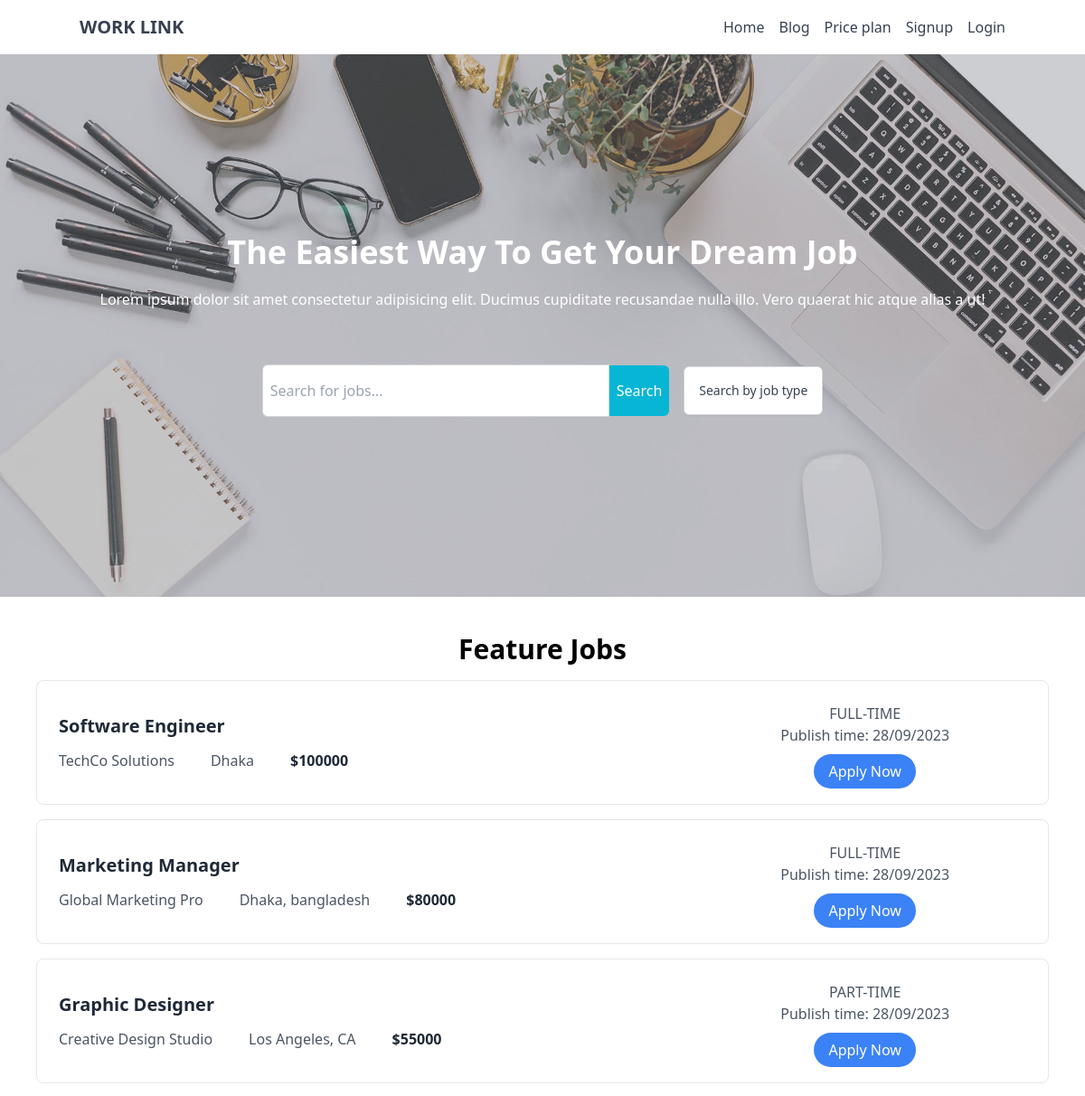
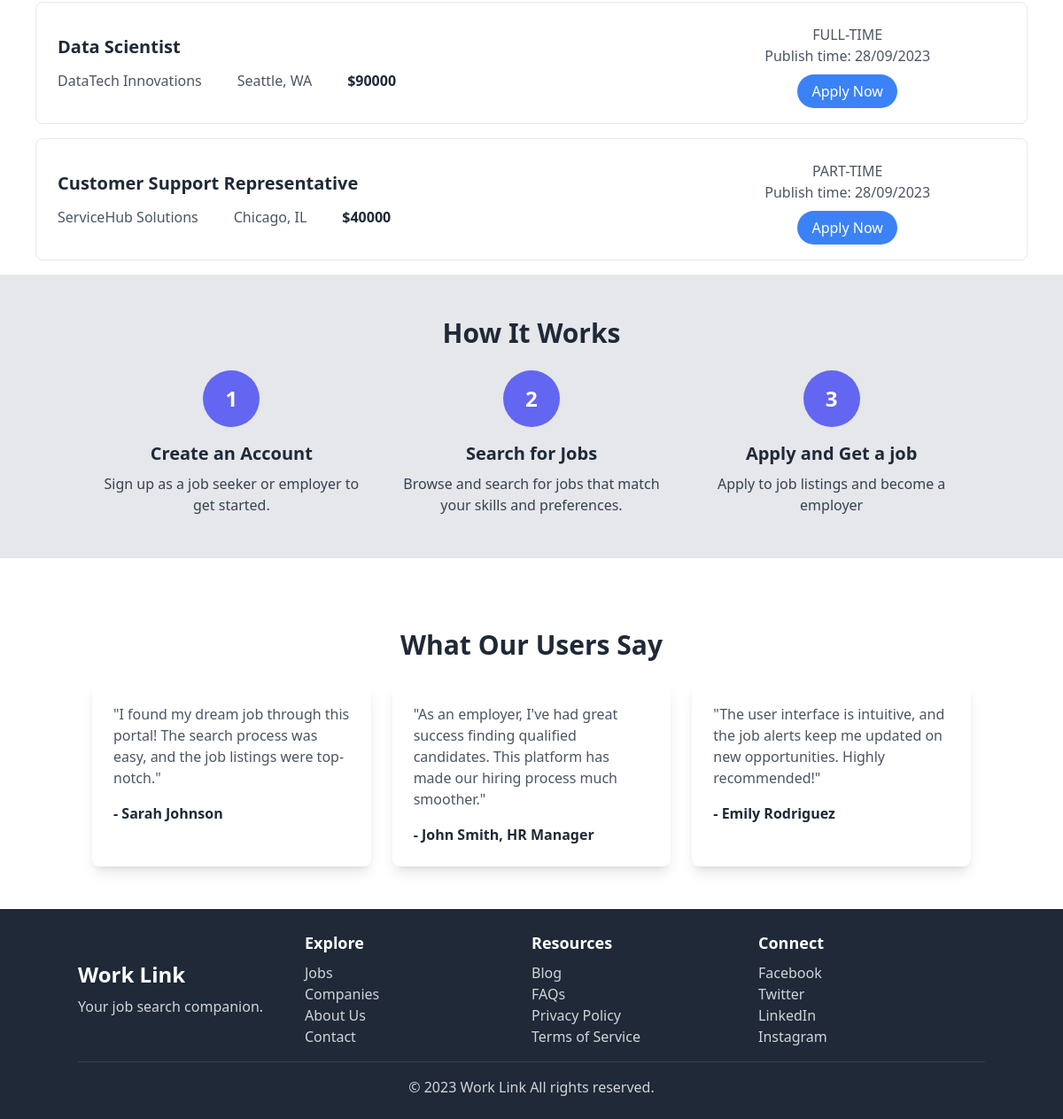
The page / on the database its author committed (2 pictures, top to bottom).
### dashboard/models.py (models this page shows, shortened)
class JobPostModel(models.Model):
    user = models.ForeignKey(User, on_delete=models.CASCADE)
    title = models.CharField(max_length=50)
    company = models.CharField(max_length=50, unique=True)
    location = models.CharField(max_length=50)
    job_type = models.CharField(choices=JOB_TYPE, max_length=50)
    salary = models.IntegerField()
    description = models.TextField(max_length=100)
    publish_date = models.DateTimeField(auto_now_add=True)

### core/views.py (the view, shortened to what this page needs)
# urls.py: path('', views.home, name='home'),
def home(request):
    job_list = JobPostModel.objects.all()
    search_item = request.GET.get('search')
    job = request.GET.get('job')
    if search_item:
        job_list = JobPostModel.objects.filter(title__icontains = search_item)
    elif job == 'All':
        job_list = JobPostModel.objects.all()
    elif job:
        job_list = JobPostModel.objects.filter(job_type = job)
    job_type = ['All']
    for item  in JOB_TYPE:
        job_type.append(item[0])
    response = render(request, 'home.html', {'data': job_list, 'job_type': job_type})
    response.delete_cookie('price_plan')
    return response

### accounts/context_processors.py (called while the page is built)
def register_info(request):
    if not isinstance(request.user, AnonymousUser):
        try:
            register_info = RegisterInfoModel.objects.get(user=request.user)
        except RegisterInfoModel.DoesNotExist:
            register_info = None
        return {'register_info': register_info}
    else:
        return {'register_info': None}

### price_plan/context_processors.py (called while the page is built)
def payment_info(request):
    try:
        payment_info = PricePlanModel.objects.get(user = request.user)
    except:
        payment_info = None
    return {'payment_info': payment_info}

### core/templates/home.html (shortened to what this page needs)
{% extends "base.html" %} {% load static %} {% block title %} Home {% endblock title %}
{% block content %}
<div
  style="
    background-image: url('/static/images/job_portal_banner.jpg');
    background-size: cover;
    background-repeat: no-repeat;
    height: 600px;
    position: relative;
  "
>
  <div class="h-[600px] flex items-center z-10 justify-center relative">
    <div class="absolute inset-0 bg-[#7f848c] opacity-40"></div>
    <div class="text-center relative">
      <h3 class="text-4xl text-white font-bold">
        The Easiest Way To Get Your Dream Job
      </h3>
      <p class="text-white mx-auto py-5">
        Lorem ipsum dolor sit amet consectetur adipisicing elit. Ducimus
        cupiditate recusandae nulla illo. Vero quaerat hic atque alias a ut!
      </p>
      <div class="flex items-center justify-center">
        <form action="" method="get">
          <div class="flex items-center justify-center mt-10">
            <input
              type="text"
              name="search"
              placeholder="Search for jobs..."
              class="pl-2 py-4 border rounded-l-md border-gray-300 w-96 focus:outline-none"
            />
            <button
              type="submit"
              class="bg-cyan-500 text-white px-2 py-4 rounded-r-md"
            >
              Search
            </button>
          </div>
        </form>
        <div class="relative inline-block text-left mt-10 ml-4">
          <button
            id="dropdown-button"
            type="button"
            class="px-4 py-4 text-sm font-medium text-gray-700 bg-white border border-gray-300 rounded-md shadow-sm hover:bg-gray-100 focus:outline-none focus:ring-2 focus:ring-offset-2 focus:ring-offset-gray-100 focus:ring-indigo-500"
          >
            Search by job type
          </button>
        </div>
      </div>
    </div>
  </div>
</div>
<h3 class="mt-10 text-3xl font-bold text-center">Feature Jobs</h3>
{% for item in data %}
<div class="bg-white rounded-lg border mx-10 p-6 my-4">
  <div class="flex flex-col lg:flex-row justify-between items-center">
    <div class="lg:w-2/3 pr-8">
      <h2 class="text-xl font-semibold text-gray-800 mb-3">{{item.title}}</h2>
      <div class="flex space-x-10 text-left">
        <p class="text-gray-600">{{item.company}}</p>
        <p class="text-gray-600">{{item.location}}</p>
        <p class="text-gray-800 font-semibold">${{item.salary}}</p>
      </div>
    </div>
    <div class="lg:w-1/3 mt-4 lg:mt-0 text-center">
      <p class="text-gray-600">{{item.job_type}}</p>
      <p class="text-gray-600 pb-4">
        Publish time: {{item.publish_date|date:"d/m/Y" }}
      </p>
      <a
        href="{% url 'job_detail' item.id %}"
        class="bg-blue-500 text-white rounded-full px-4 py-2 hover:bg-blue-600 focus:outline-none focus:bg-blue-600"
      >
        Apply Now
      </a>
    </div>
  </div>
</div>
{% endfor %}
<section class="bg-gray-200 py-12 mb-8">
        <div class="container mx-auto px-4">
            <h2 class="text-3xl font-semibold text-gray-800 mb-6 text-center">How It Works</h2>
            <div class="grid grid-cols-1 md:grid-cols-3 gap-6">
                <div class="text-center">
                    <div class="rounded-full bg-indigo-500 text-white w-16 h-16 flex items-center justify-center text-2xl font-bold mx-auto mb-4">1</div>
                    <h3 class="text-xl font-semibold text-gray-800 mb-2">Create an Account</h3>
                    <p class="text-gray-700">Sign up as a job seeker or employer to get started.</p>
                </div>
                <div class="text-center">
                    <div class="rounded-full bg-indigo-500 text-white w-16 h-16 flex items-center justify-center text-2xl font-bold mx-auto mb-4">2</div>
                    <h3 class="text-xl font-semibold text-gray-800 mb-2">Search for Jobs</h3>
                    <p class="text-gray-700">Browse and search for jobs that match your skills and preferences.</p>
                </div>
                <div class="text-center">
                    <div class="rounded-full bg-indigo-500 text-white w-16 h-16 flex items-center justify-center text-2xl font-bold mx-auto mb-4">3</div>
                    <h3 class="text-xl font-semibold text-gray-800 mb-2">Apply and Get a job</h3>
                    <p class="text-gray-700">Apply to job listings and become a employer</p>
                </div>
            </div>
        </div>
    </section>
    <section class="py-12">
        <div class="container mx-auto px-4">
            <h2 class="text-3xl font-semibold text-gray-800 mb-6 text-center">What Our Users Say</h2>
            <div class="grid grid-cols-1 md:grid-cols-2 lg:grid-cols-3 gap-6">
                <div class="bg-white shadow-lg rounded-lg p-6">
                    <div class="text-gray-600 mb-4">"I found my dream job through this portal! The search process was easy, and the job listings were top-notch."</div>
                    <p class="text-gray-800 font-semibold">- Sarah Johnson</p>
                </div>
                <div class="bg-white shadow-lg rounded-lg p-6">
                    <div class="text-gray-600 mb-4">"As an employer, I've had great success finding qualified candidates. This platform has made our hiring process much smoother."</div>
                    <p class="text-gray-800 font-semibold">- John Smith, HR Manager</p>
                </div>
                <div class="bg-white shadow-lg rounded-lg p-6">
                    <div class="text-gray-600 mb-4">"The user interface is intuitive, and the job alerts keep me updated on new opportunities. Highly recommended!"</div>
                    <p class="text-gray-800 font-semibold">- Emily Rodriguez</p>
                </div>
            </div>
        </div>
    </section>
<footer class="bg-gray-800 py-6">
  <div class="container mx-auto text-white">
    <div class="flex flex-wrap justify-between items-center">
      <div class="w-full lg:w-1/4 mb-4 lg:mb-0">
        <h3 class="text-2xl font-semibold">Work Link</h3>
        <p class="mt-2 text-gray-300">Your job search companion.</p>
      </div>
      <div class="w-full lg:w-1/4 mb-4 lg:mb-0">
        <h4 class="text-lg font-semibold">Explore</h4>
        <ul class="mt-2">
          <li>
            <a href="#" class="text-gray-300 hover:text-blue-400">Jobs</a>
          </li>
          <li>
            <a href="#" class="text-gray-300 hover:text-blue-400">Companies</a>
          </li>
          <li>
            <a href="#" class="text-gray-300 hover:text-blue-400">About Us</a>
          </li>
          <li>
            <a href="#" class="text-gray-300 hover:text-blue-400">Contact</a>
          </li>
        </ul>
      </div>
      <div class="w-full lg:w-1/4 mb-4 lg:mb-0">
        <h4 class="text-lg font-semibold">Resources</h4>
        <ul class="mt-2">
          <li>
            <a href="#" class="text-gray-300 hover:text-blue-400">Blog</a>
          </li>
          <li>
            <a href="#" class="text-gray-300 hover:text-blue-400">FAQs</a>
          </li>
          <li>
            <a href="#" class="text-gray-300 hover:text-blue-400"
              >Privacy Policy</a
            >
          </li>
          <li>
            <a href="#" class="text-gray-300 hover:text-blue-400"
              >Terms of Service</a
            >
          </li>
        </ul>
      </div>
      <div class="w-full lg:w-1/4">
        <h4 class="text-lg font-semibold">Connect</h4>
        <ul class="mt-2">
          <li>
            <a href="#" class="text-gray-300 hover:text-blue-400">Facebook</a>
          </li>
          <li>
            <a href="#" class="text-gray-300 hover:text-blue-400">Twitter</a>
          </li>
          <li>
            <a href="#" class="text-gray-300 hover:text-blue-400">LinkedIn</a>
          </li>
          <li>
            <a href="#" class="text-gray-300 hover:text-blue-400">Instagram</a>
          </li>
        </ul>
      </div>
    </div>
    <hr class="border-t border-gray-700 my-4" />
    <p class="text-center text-gray-300">
      &copy; 2023 Work Link All rights reserved.
    </p>
  </div>
</footer>
{% endblock content %}

### rows shown on the page
JobPostModel: title "Software Engineer", company "TechCo Solutions", location "Dhaka", salary "100000", job_type "FULL-TIME", publish_date "28/09/2023"
JobPostModel: title "Marketing Manager", company "Global Marketing Pro", location "Dhaka, bangladesh", salary "80000", job_type "FULL-TIME", publish_date "28/09/2023"
JobPostModel: title "Graphic Designer", company "Creative Design Studio", location "Los Angeles, CA", salary "55000", job_type "PART-TIME", publish_date "28/09/2023"
JobPostModel: title "Data Scientist", company "DataTech Innovations", location "Seattle, WA", salary "90000", job_type "FULL-TIME", publish_date "28/09/2023"
JobPostModel: title "Customer Support Representative", company "ServiceHub Solutions", location "Chicago, IL", salary "40000", job_type "PART-TIME", publish_date "28/09/2023"
